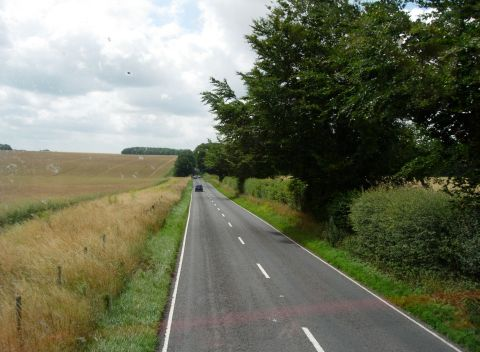
//> input picture learning-opencv3/resources/road.jpg, 480 x 352 px
$ ./canny   (built with g++ and OpenCV 4)
//> lines starting //> are read from the running program, lines starting //| are printed output that depends on the picture; after the words box and inside, x2 and y2 are one past the last pixel; in counts of white or black regions, pixels touching at a corner belong together
#include <opencv2/core.hpp>
#include <opencv2/highgui.hpp>
#include <opencv2/imgproc.hpp>

int main()
{
    cv::Mat image = cv::imread("../images/road.jpg", 0);
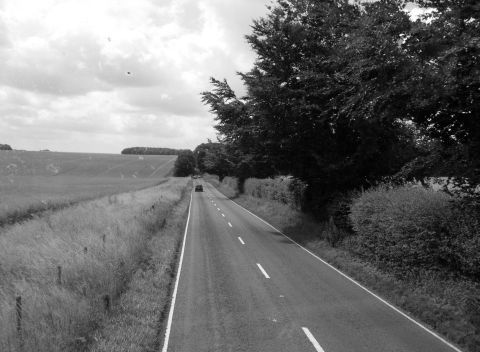
//> image: 352 rows x 480 cols, CV_8UC1; min 0, max 255, mean 111
    cv::imshow("Original Image", image);

    cv::Mat sobelX, sobelY, sobel;
    cv::Sobel(image, sobelX, CV_32F, 1, 0);
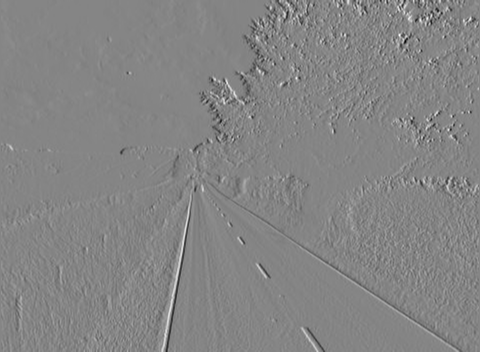
//> sobelX: 352 rows x 480 cols, CV_32FC1; min -763, max 698, mean -2.1; drawn with min black and max white
    cv::Sobel(image, sobelY, CV_32F, 0, 1);
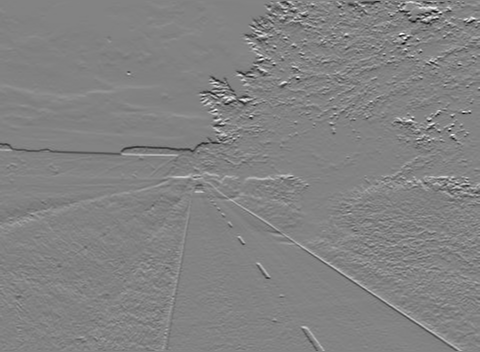
//> sobelY: 352 rows x 480 cols, CV_32FC1; min -780, max 737, mean -1.8; drawn with min black and max white
    sobel = cv::abs(sobelX) + cv::abs(sobelY);
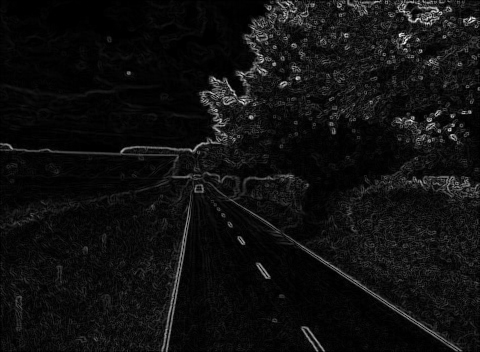
//> sobel: 352 rows x 480 cols, CV_32FC1; min 0, max 1106, mean 70.4; drawn with min black and max white

    cv::Mat bin1;
    cv::threshold(sobel, bin1, 125, 255, cv::THRESH_BINARY_INV);
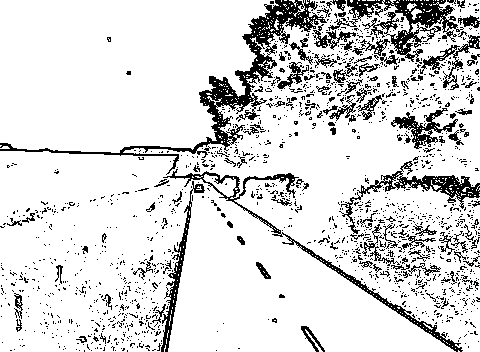
//> bin1: 352 rows x 480 cols, CV_32FC1; 85.3% white; black in thin lines or dots
    cv::imshow("Sobel (low threshold)", bin1);

    cv::Mat bin2;
    cv::threshold(sobel, bin2, 350, 255, cv::THRESH_BINARY_INV);
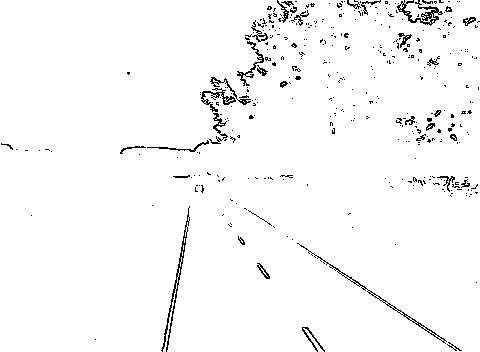
//> bin2: 352 rows x 480 cols, CV_32FC1; 97.3% white; black in thin lines or dots
    cv::imshow("Sobel (high threshold)", bin2);

    cv::Mat contours;
    cv::Canny(image, contours, 125, 350);
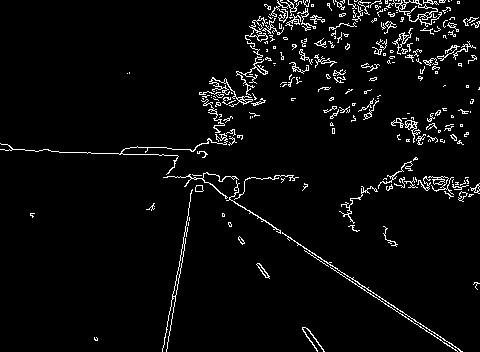
//> contours: 352 rows x 480 cols, CV_8UC1; 4.1% white in thin lines or dots
    cv::threshold(contours, contours, 128, 255, cv::THRESH_BINARY_INV);
//> contours: 352 rows x 480 cols, CV_8UC1; 95.9% white; black in thin lines or dots
    cv::imshow("Canny Contours", contours);

    cv::waitKey();
    return 0;
}

$ run again, with learning-opencv3/resources/chariot.jpg copied over learning-opencv3/resources/road.jpg
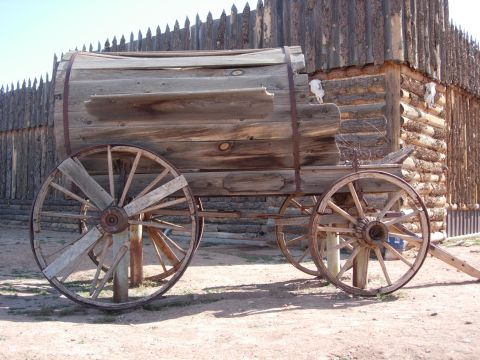
//> input picture learning-opencv3/resources/chariot.jpg, 480 x 360 px
//> `cv::threshold(sobel, bin1, 125, 255, cv::THRESH_BINARY_INV);`:
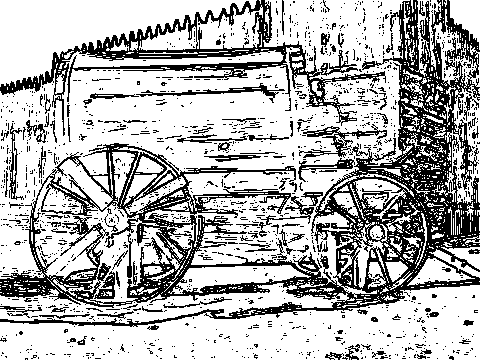
//> bin1: 360 rows x 480 cols, CV_32FC1; 70.5% white; black in thin lines or dots
//> bin2: 360 rows x 480 cols, CV_32FC1; 94% white; black in thin lines or dots
//> `cv::Canny(image, contours, 125, 350);`:
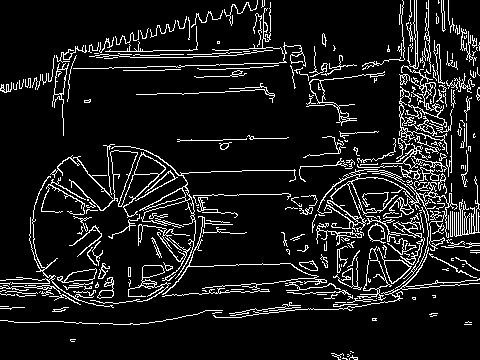
//> contours: 360 rows x 480 cols, CV_8UC1; 10.2% white in thin lines or dots

$ run again, with learning-opencv3/resources/church01.jpg copied over learning-opencv3/resources/road.jpg
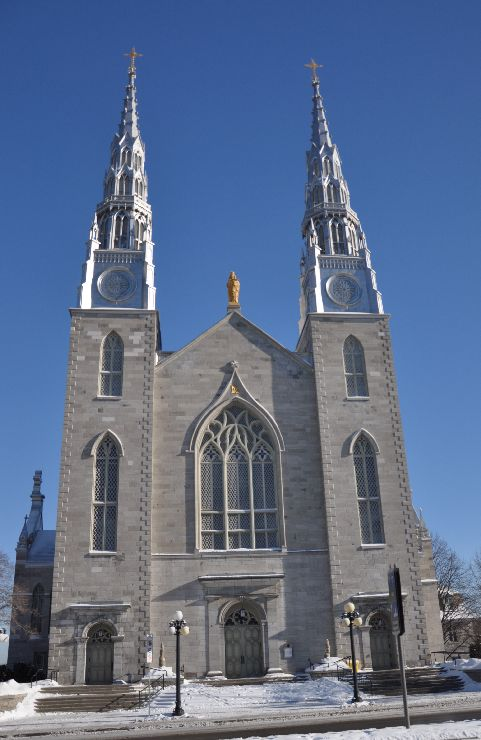
//> input picture learning-opencv3/resources/church01.jpg, 481 x 740 px
//> bin1: 740 rows x 481 cols, CV_32FC1; 82.9% white; 1257 black regions (1145 under 20 px), largest, box (x1, y1, x2, y2) and area: (0, 47, 481, 740) 40126, (295, 75, 391, 349) 5121, (80, 428, 126, 560) 2029
//> bin2: 740 rows x 481 cols, CV_32FC1; 96.2% white; black in thin lines or dots
//> `cv::Canny(image, contours, 125, 350);`:
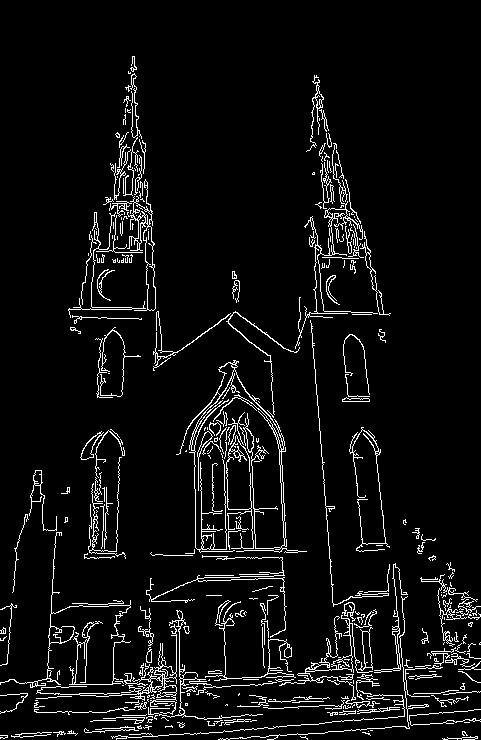
//> contours: 740 rows x 481 cols, CV_8UC1; 5.8% white in thin lines or dots
